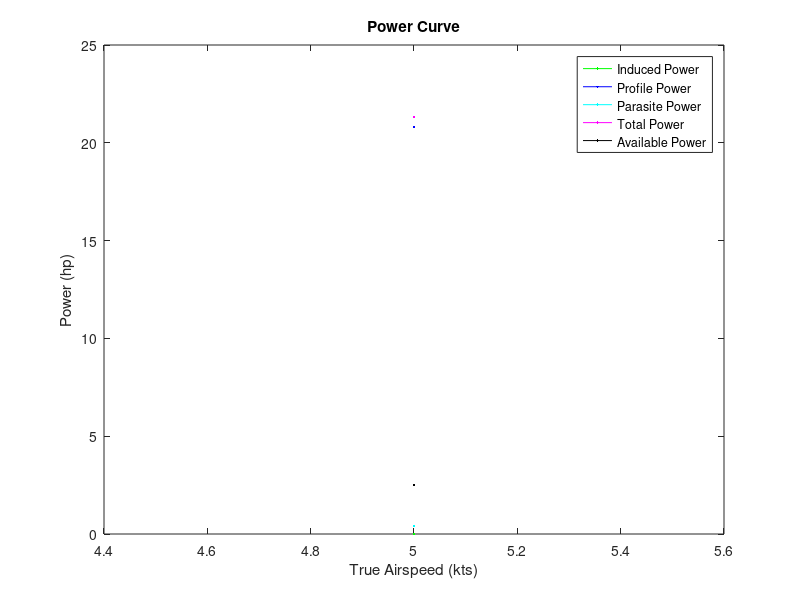
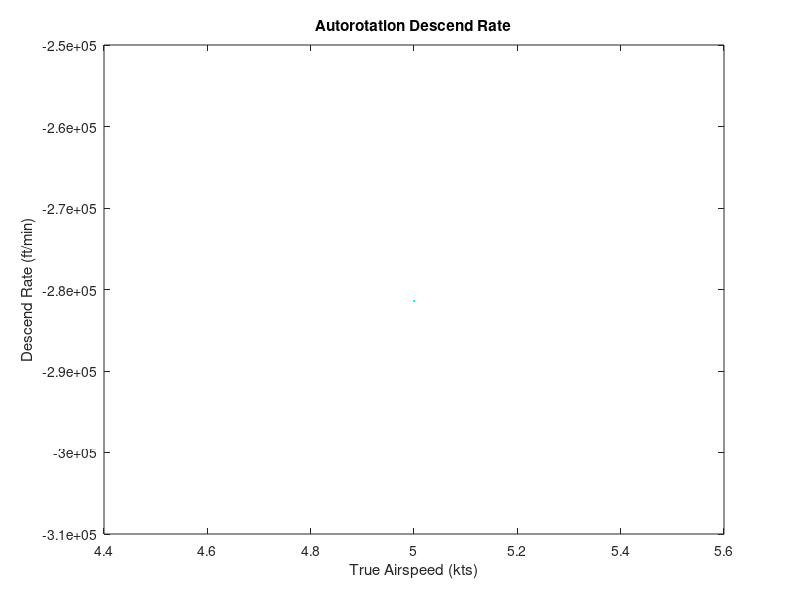
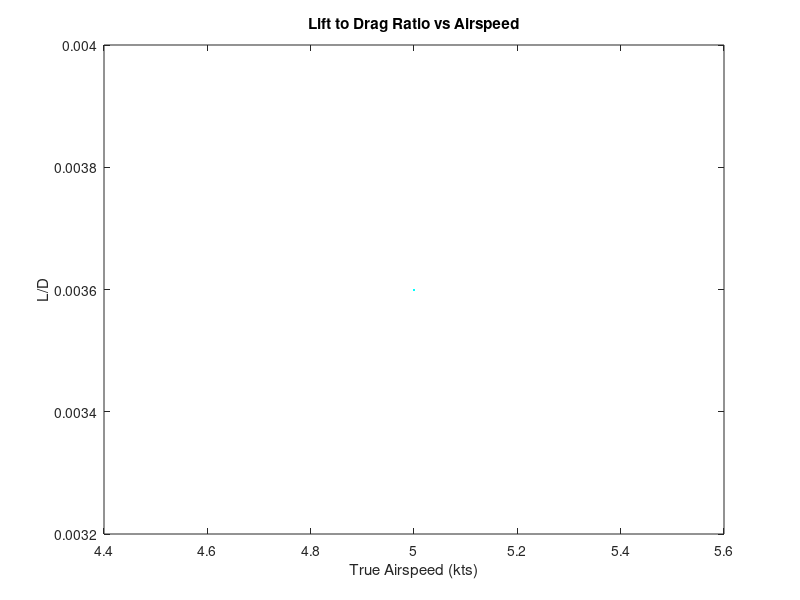
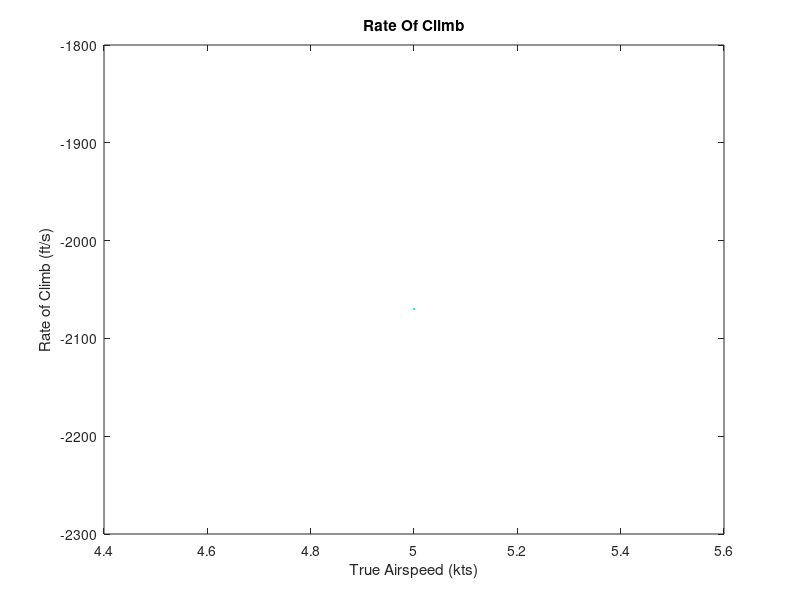

Recreate these plots in MATLAB, in order.
% Coaxial Rotors Helicopters Performance Analysis
% 
% Author: Reza Samarghandi 
% 
% rezasamarghandi@yahoo.com
%
%February 28, 2021

clear
clc
close all

minvel=input ('Minimum True Airspeed For Analysis (kts) : ');
maxvel=input ('Maximum True Airspeed For Analysis (kts) : ');
velocity=minvel:maxvel;
alfa_deg=input ('Angle Of Attack (Degrees): ');
alfa=alfa_deg*pi/180; %angle of attack (rad)
velct=input ('Climb Velocity (kts) : ');
velc=velct*1.6878; %Climb Velocity in (ft/s)
rho=input ('Density Of Air in (lbs/ft^3) : ');
m=input ('Mass Of The Helicopter in (lbs) : '); 
r= input ('Radius Of The Rotor Blade (ft) : ');
chord=input ('Chord Of The Rotor Blade (ft) : '); 
nb=input ('Number Of Blades Of Rotor : '); 
cd0=input ('Rotor Blade Airfoil Drag Coefficient in Zero Angle Of Attack (cd0) : ');
g=32.17; %Gravitational Acceleration
rpm=input ('RPM of The Rotor : ');
hpavt=input ('Available power in hourse power : '); 
hpav=hpavt/2;
Pav=hpav*17696; %Available Power in (lb*ft^2/s^3)
mft=input ('fuel mass (lbs) : ');
mf=mft/2;
sfchp=input ('specific fuel consumption (lb/(hp*h) : ');
sfc=sfchp/17696;
n=input ('Load Factor For Turn Radius (Use Maximum Load Factor To Find Minimum Turn Radius : ');
f=input ('Equivalent Flat Plate Area Of The Fuselage (ft^2) : '); 
k=input ('Induced power factor (Preferred Value is 1.15) : ');
kk=input ('Correction parameter (Preferred Value is 4.7) : '); 



kint=1.16; %Induced Power Factor Due To Rotors Overlap

omega=rpm*2*pi/60; %Main Rotor Rotational Speed (rad/s)
vtip=r*omega; %Main Rotor Blade Tip Speed (ft/s)
a=pi*r^2; %Area of The Main Rotor (ft^2)
sigma=nb*chord/(2*pi*r); %Solidity of The Main Rotor 
w=m*g; %Weight of The Helicopter (lb*ft/s^2)
cw=w/2/(rho*a*vtip^2); %Coefficient of Weight
shp=17696; %hp to (lb*ft^2/s^3) 
Pc=w*velc; %Climb Power (lb*ft^2/s^3)
hpc=Pc/shp; %Climb Power (hp)
cpc=Pc/(rho*a*vtip^3);  %Climb Power Coefficient
for j=1:length(velocity)

v=velocity(j)*1.6878; %Forward Velocity in ft/s

miu=v*cos(alfa)/vtip; %Main Rotor Advance Ratio

landa=sqrt(cw/2); %Initial Guess Of The Rotor Inflow Ratio

for i=1:50
    landa=miu*tan(alfa)+cw/(2*sqrt(miu^2+landa^2)); %Rotor Inflow Ratio
end


cpi=(2*kint*k*cw^2)/(2*sqrt(miu^2+landa^2)); %Rotor Induced Power Coefficient
cp0=2*sigma*cd0/8*(1+kk*miu^2); %Rotor Profile Power Coefficient
cpp=0.5*f/a*miu^3; %Parasite Power Coefficient Of The Helicopter
cp=cpi+cp0+cpp+cpc; %Total Required Power Coefficient
Pi=cpi*rho*a*vtip^3; %Rotor Induced Power
P0=cp0*rho*a*vtip^3; %Rotor Profile Power
Pp=cpp*rho*a*vtip^3; %Parasite Power Of The Helicopter
P=Pi+P0+Pp+Pc; %Total Required Power
hpi=Pi/shp; %Induced Power In HP 
hp0=P0/shp; %Profile Power In HP
hpp=Pp/shp; %Parasite Power In HP
hp=P/shp; %Total Required Power In HP


descend(j)=-cp/cw*vtip*60; %Autorotation Rate Of Descend (ft/min)

endurance(j)=mf/(P*sfc); %Endurance Of The Helicopter (Hour)

range(j)=mf*v/(P*sfc/3600); %Range Of The Helicopter (ft)

rc(j)=(Pav-P)/w; %Rate Of Climb ft/s


ld(j)=w*v/P; %L/D Of The Helicopter

radius(j)=v^2/(sqrt(n^2-1)*g); %Turn Radius For specific Load Factor




hpis(j)=hpi;
hp0s(j)=hp0;
hpps(j)=hpp;
hps(j)=hp;
hpavs(j)=hpav;

end
figure()
plot(velocity,hpis,'g','DisplayName','Induced Power')
hold on

plot(velocity,hp0s,'b','DisplayName','Profile Power')
hold on

plot(velocity,hpps,'c','DisplayName','Parasite Power')
hold on

plot(velocity,hps,'m','DisplayName','Total Power')
hold on

plot(velocity,hpavs,'k','DisplayName','Available Power')
hold on
title('Power Curve')
xlabel('True Airspeed (kts)')
ylabel('Power (hp)')
legend('show')


figure
plot(velocity,descend,'c.')
title('Autorotation Descend Rate')
xlabel('True Airspeed (kts)')
ylabel('Descend Rate (ft/min)')

figure
plot(velocity,ld,'c.')
title('Lift to Drag Ratio vs Airspeed')
xlabel('True Airspeed (kts)')
ylabel('L/D')


figure
plot(velocity,rc,'c.')
title('Rate Of Climb')
xlabel('True Airspeed (kts)')
ylabel('Rate of Climb (ft/s)')





figure
plot(velocity,range,'c.')
title('Range Of The Helicopter')
xlabel('True Airspeed (kts)')
ylabel('Range (ft)')

figure
plot(velocity,endurance,'c.')
title('Endurance Of The Helicopter')
xlabel('True Airspeed (kts)')
ylabel('Endurance (hour)')

figure
plot(velocity,radius,'c.')
title('Turn Radius')
xlabel('True Airspeed (kts)')
ylabel('Turn Radius (ft)')

